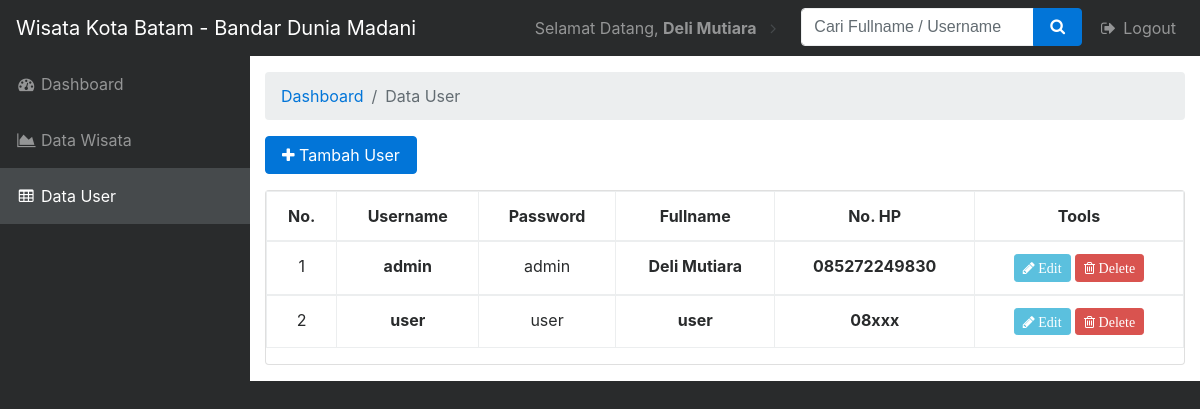
/admin/dashboard/user.php (signed in), run on the app's committed database.
### tables this page shows
CREATE TABLE `user` (
  `user_id` int(2) NOT NULL,
  `username` varchar(15) NOT NULL,
  `password` varchar(15) NOT NULL,
  `fullname` varchar(30) NOT NULL,
  `no_hp` varchar(15) NOT NULL
);

### admin/dashboard/user.php (the view, shortened to what this page needs)
<?php
if (empty($_SESSION['username'])){
	header('location:../index.php');
} else {
?>
<!DOCTYPE html>
<html lang="en">
<head>
    <link href="vendor/bootstrap/css/bootstrap.min.css" rel="stylesheet">
    <link href="vendor/font-awesome/css/font-awesome.min.css" rel="stylesheet" type="text/css">
    <link href="vendor/datatables/dataTables.bootstrap4.css" rel="stylesheet">
    <link href="css/sb-admin.css" rel="stylesheet">
</head>
				<?php } ?>
<body>
    <nav id="mainNav" class="navbar static-top navbar-toggleable-md navbar-inverse bg-inverse">
        <a class="navbar-brand" href="#">Wisata Kota Batam - Bandar Dunia Madani</a>
        <div class="collapse navbar-collapse" id="navbarExample">
            <ul class="sidebar-nav navbar-nav">
                <li class="nav-item">
                    <a class="nav-link" href="index.php"><i class="fa fa-fw fa-dashboard"></i> Dashboard</a>
                </li>
				 <li class="nav-item">
                    <a class="nav-link" href="wisata.php"><i class="fa fa-fw fa-area-chart"></i> Data Wisata</a>
                </li>
                <li class="nav-item active">
                    <a class="nav-link" href="user.php"><i class="fa fa-fw fa-table"></i> Data User</a>
                </li>
            </ul>
            <ul class="navbar-nav ml-auto">
                <li class="nav-item dropdown">
                    <a class="nav-link dropdown-toggle mr-lg-2" href="#" id="messagesDropdown" data-toggle="dropdown" aria-haspopup="true" aria-expanded="false">
                        Selamat Datang, <b><?php echo $_SESSION['fullname']; ?></b></a>
                </li>
                <li class="nav-item">
                    <form class="form-inline my-2 my-lg-0 mr-lg-2" action='user.php' method="POST">
                        <div class="input-group">
                            <input type="text" class="form-control" name='qcari' placeholder="Cari Fullname / Username">
                            <span class="input-group-btn">
                        <button class="btn btn-primary" type="submit"><i class="fa fa-search"></i></button>
                    </span>
                        </div>
                    </form>
                </li>
                <li class="nav-item">
                    <a class="nav-link" href="../logout.php"><i class="fa fa-fw fa-sign-out"></i> Logout</a>
                </li>
            </ul>
        </div>
    </nav>
    <div class="content-wrapper py-3">
        <div class="container-fluid">
            <ol class="breadcrumb">
                <li class="breadcrumb-item"><a href="#">Dashboard</a></li>
                <li class="breadcrumb-item active">Data User</li>
            </ol>
            <p><a class="btn btn-primary icon-btn" href="tambah-user.php"><i class="fa fa-plus"></i> Tambah User	</a></p>
					<?php
                    $query1="select * from user";
                    $tampil=mysqli_query($koneksi, $query1) or die(mysqli_error());
                    ?>
					<div class="row">
          <div class="col-md-12">
            <div class="card">
              <div class="card-body">
                <table class="table table-hover table-bordered" id="sampleTable">
                  <thead>
                    <tr>
                      <th><center>No.</center></th>
                      <th><center>Username</center></th>
                      <th><center>Password</center></th>
                      <th><center>Fullname</center></th>
					   <th><center>No. HP</center></th>
                      <th><center>Tools</center></th>
                    </tr>
                  </thead>
				   <?php
                     $no=0;
                     while($data=mysqli_fetch_array($tampil))
                    { $no++; ?>
                  <tbody>
                    <tr>
					<td><center><?php echo $no; ?></center></td>
					<td><center><strong><?php echo $data['username']; ?></strong></center></td>
					<td><center><?php echo $data['password'];?></center></td>
					<td><center><strong><?php echo $data['fullname']; ?></strong></center></td>
					<td><center><strong><?php echo $data['no_hp']; ?></strong></center></td>
					 <td><center><div id="thanks"><a class="btn btn-sm btn-info" data-placement="bottom" data-toggle="tooltip" title="Edit User" href="edit-user.php?hal=edit&kd=<?php echo $data['user_id'];?>"><span class="fa fa-pencil"> Edit</span></a>
                        <a onclick="return confirm ('Yakin hapus <?php echo $data['fullname'];?>.?');" class="btn btn-sm btn-danger tooltips" data-placement="bottom" data-toggle="tooltip" title="Hapus User" href="hapus-user.php?hal=hapus&kd=<?php echo $data['user_id'];?>"><span class="fa fa-trash-o"> Delete</span></a></center></td></tr></div>
                 <?php
              }
              ?>
              </div>
            </div>
          </div>
        </div>
</body>
</html>

### admin/dashboard/css/sb-admin.css (style rules this page uses)
body { background: #292b2c; }
.content-wrapper { background: white; }
@media (min-width: 992px) { .content-wrapper { margin-left: 250px; } }
.navbar-inverse input.form-control { border-color: #eceeef; }
#mainNav .navbar-collapse { max-height: 75vh; overflow: auto; }
#mainNav .navbar-collapse .navbar-nav > .nav-item.dropdown > .nav-link { min-width: 45px; position: relative; }
#mainNav .navbar-collapse .navbar-nav > .nav-item.dropdown > .nav-link:after { font-family: 'FontAwesome'; content: "\f105"; float: right; color: #464a4c; border: none; width: auto; }
@media (min-width: 992px) { #mainNav .navbar-brand { width: 250px; } }
@media (min-width: 992px) { #mainNav .navbar-collapse { max-height: none; overflow: visible; } }
@media (min-width: 992px) { #mainNav .navbar-collapse .navbar-nav.sidebar-nav { position: absolute; left: 0; top: 0; margin-top: 56px; padding-bottom: 56px; height: 100vh; background: #292b2c; -webkit-flex-direction: column; -ms-flex-direction: column; flex-direction: column; overflow: auto; } }
@media (min-width: 992px) { #mainNav .navbar-collapse .navbar-nav.sidebar-nav > .nav-item { padding: 0; width: 250px; } }
@media (min-width: 992px) { #mainNav .navbar-collapse .navbar-nav.sidebar-nav > .nav-item > .nav-link { padding: 1em; } }
@media (min-width: 992px) { #mainNav .navbar-collapse .navbar-nav.sidebar-nav li.active a { color: white; background-color: #464a4c; } }
@media (min-width: 992px) { #mainNav .navbar-collapse .navbar-nav > .nav-item.dropdown > .nav-link { min-width: 0; } }
@media (min-width: 992px) { #mainNav .navbar-collapse .navbar-nav > .nav-item.dropdown > .nav-link:after { width: 24px; text-align: center; } }

### data on the page
user: username "admin", password "admin", fullname "Deli Mutiara", no_hp "085272249830"
user: username "user", password "user", fullname "user", no_hp "08xxx"

### other printed values
$_SESSION['fullname'] "Deli Mutiara"
